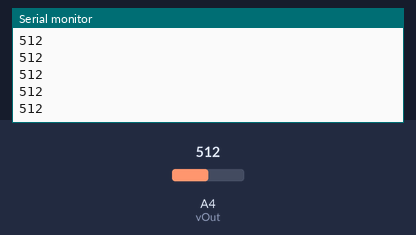
Simulated run of this sketch. Board: Arduino Uno, built with avr-gcc and run on an emulated ATmega328P. Parts: the last lines printed to the serial monitor. Inputs (shaded band) come from the test bench; at power-on: A4 (vOut) = 512.

Above: at 1.2 s.
1.3 s: A4 (vOut) set to 716
At 2.1 s:
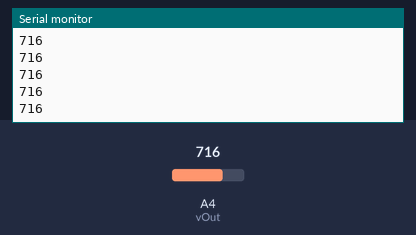
2.8 s: A4 (vOut) set to 900
At 3.7 s:
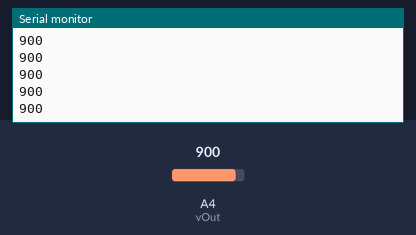
Timing chart, 0 to 5.8 s (numbered marks = the images above; inputs shaded):
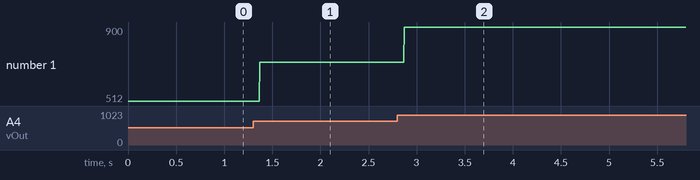

The sketch:

Arduino_Button_1.ino
```cpp
int vOut = A4;
int value = 0;

void setup() {
  // put your setup code here, to run once:
  //pinMode(vOut, INPUT); // if using a resistor
  pinMode(vOut, INPUT_PULLUP); // if not using a resistor
  Serial.begin(9600);
}

void loop() {
  // put your main code here, to run repeatedly:
  value = analogRead(vOut);
  Serial.println(value);
}
```

Measured:
- after the input at 1.3 s, the serial monitor: prints a new line after 0.07 s (image 1)
- after the input at 2.8 s, the serial monitor: prints a new line after 0.07 s (image 2)
- plotted number 1: 512 → 716 after the input at 1.3 s, 716 → 900 after the input at 2.8 s
